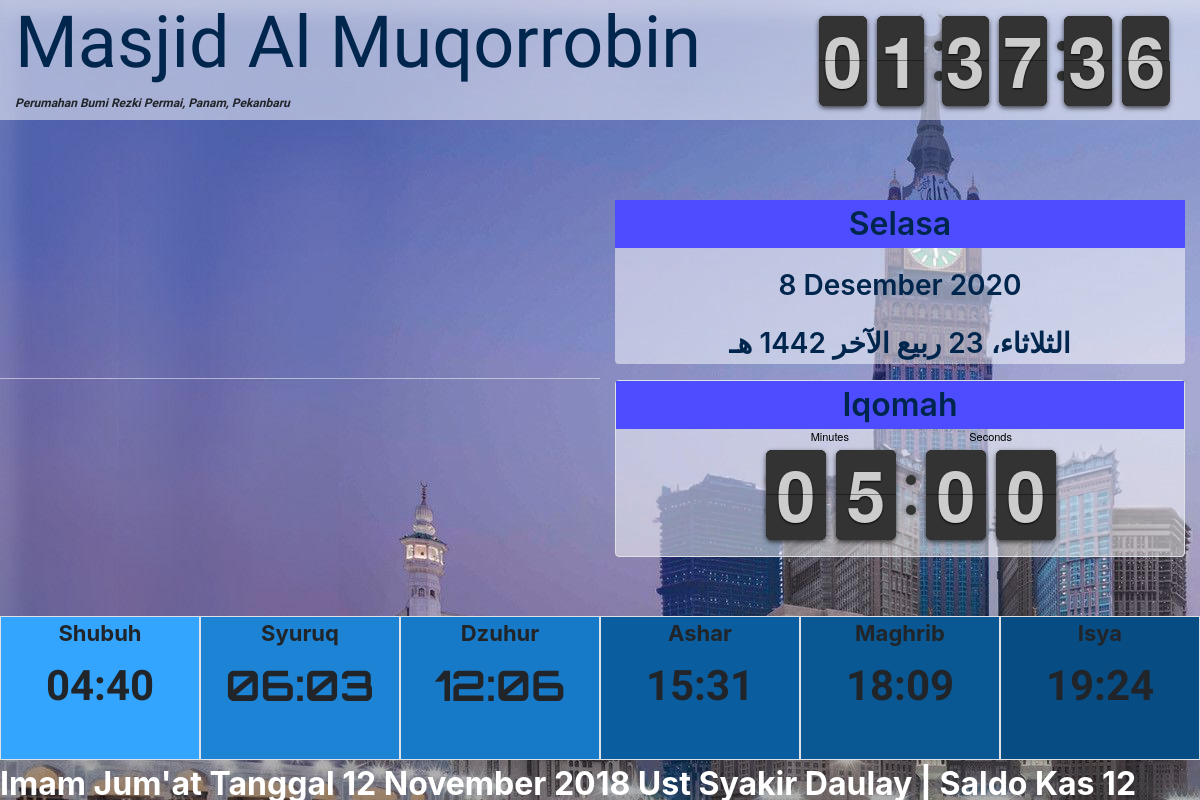
/jadwal.php, run on an earlier commit of the app's database.
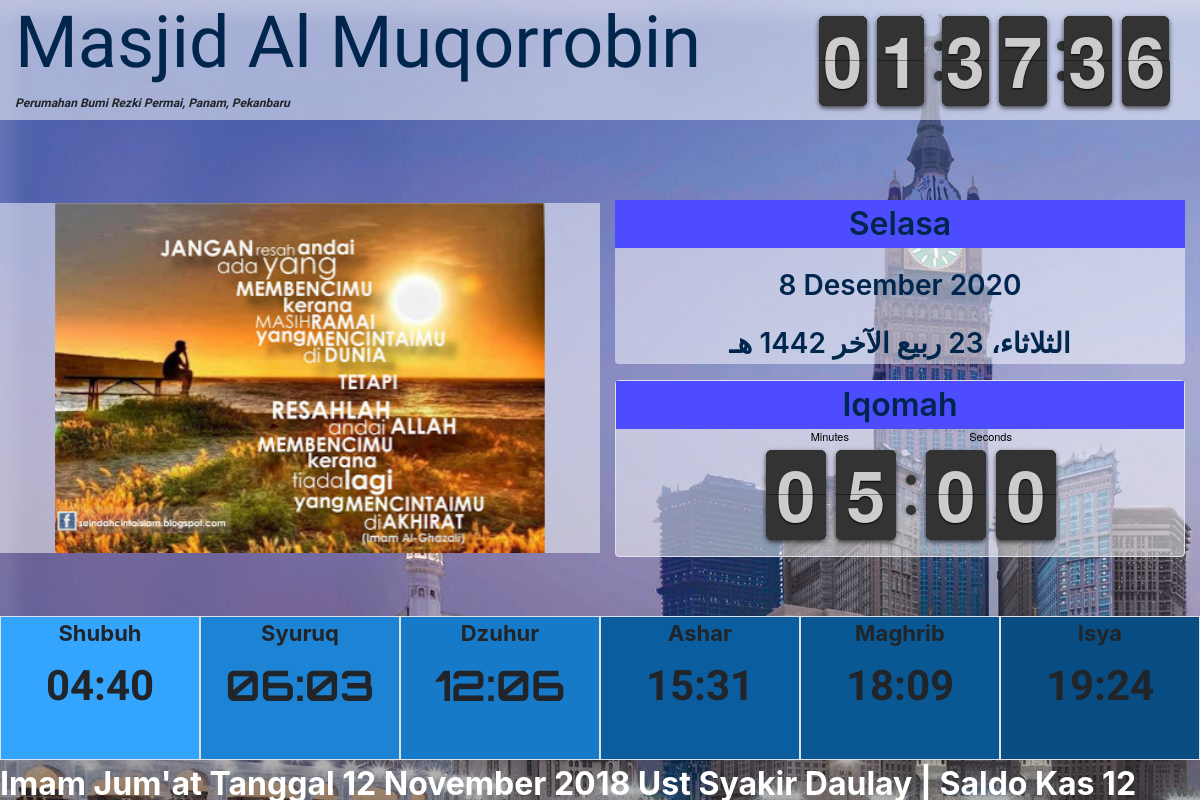
And on a later commit of the database.
### tables this page shows
CREATE TABLE `slider` (
  `id` int(10) NOT NULL,
  `gambar` text NOT NULL
);

### jadwal.php (the view, shortened to what this page needs)
<?php
require "koneksi.php";
$sql="select * from masjid where (id=?)";
$stmt=$conn->prepare($sql);
$stmt->execute([1]);
$result=$stmt->fetch();
$sql2="select * from slider";
$stmt2=$conn->prepare($sql2);
$stmt2->execute();
$result2=$stmt2->fetchAll();
?>
<!DOCTYPE html>
<html lang="en">
<head>
  <link rel="stylesheet" href="dist/css/bootstrap.min.css">
  <link rel="stylesheet" href="dist/css/flipclock.css">
  <link rel="stylesheet" href="dist/css/style.css">
</head>
<body style="background-image: url('img/bg.jpg')">
  <section class="section-header " style="background-color:rgba(255,255,255,0.5);
  ">
  <div class="container-fluid">
    <div class="row">
     <div class="col-md-8 align-middle">
       <h1 style="font-size: 72px;color: #00264d"><?php echo $result['nama'] ?></h1>
       <p style="font-style: italic; font-size:12px;font-weight: 600"><?php echo $result['alamat'] ?></p>
     </div>
     <div class="col-md-4 d-flex justify-content-end">
      <div class="d-flex justify-content-center" style="padding-left: 10px"  id="clock"></div>
    </div>
  </div>
</div>
</section>
<section class="section-body">
 <div class="container-fluid h-100">
  <div class="row h-100 align-items-center" style="padding-top: 20px">
    <div class="col-md-6 d-flex justify-content-center " style="display: block; background-color:rgba(255,255,255,0.5)" >
      <div id="carouselExampleSlidesOnly" class="carousel slide" data-ride="carousel">
        <div class="carousel-inner">
          <?php $no=1 ?>
          <?php foreach ($result2 as $row) : ?>
          <div class="carousel-item <?php if($no==1) {
            echo "active";
          } ?>">
            <img class="img-fluid" style="height: 350px" src="<?php echo $row['gambar'] ?>" alt="First slide">
          </div>
          <?php $no++ ?>
        <?php endforeach;?>
        </div>
      </div>
    </div>
   <div class="col-md-6">
     <div class="text-center rounded" style="background-color:rgba(255,255,255,0.5);padding-left: 0;padding-right: 0">
     <div class="waktu-header" style="background-color: #4d4dff">
       <p class="hari" style="font-size:32px;font-weight: 600; color: #00264d"></p>
     </div>
       <p class="center tanggal " style="font-size:28px;font-weight: 600; color: #00264d" ></p>
       <p class="center hijriah " style="font-size:28px;font-weight: 600; color: #00264d"></p>
     </div>
    <div class="text-center border shadow rounded" style="background-color:rgba(255,255,255,0.5);padding-left: 0;padding-right: 0">
       <div class="waktu-header" style="background-color: #4d4dff">
       <p  style="font-size:32px;font-weight: 600; color: #00264d">Iqomah</p>
     </div>
      <div class="d-flex justify-content-center" id="iqomah"></div>
    </div>
  </div>
</div>
</section>
<section class="section-jadwal">
 <div class="container-fluid h-100">
  <div class="row h-100 ">
    <div class="col-2 border text-center imsak">
      <p style="font-size: 22px;
  margin-bottom: 0.2em;"><b>Shubuh</b></p>
      <p id="shubuh"> </p>
    </div>
    <div class="col-2 text-center border shubuh">
     <p style="font-size: 22px;
  margin-bottom: 0.2em;"><b>Syuruq</b></p>
     <p id="fajar"> </p>
   </div>
   <div class="col-2 border text-center dzuhur">
    <p style="font-size: 22px;
  margin-bottom: 0.2em;"><b>Dzuhur</b></p>
    <p id="dzuhur"> </p>
  </div>
  <div class="col-2 border text-center ashar">
    <p style="font-size: 22px;
  margin-bottom: 0.2em;"><b>Ashar</b></p>
    <p id="ashar"> </p>
  </div>
  <div class="col-2 border text-center maghrib">
    <p style="font-size: 22px;
  margin-bottom: 0.2em;"><b>Maghrib</b></p>
    <p id="maghrib"> </p>
  </div>
  <div class="col-2 border text-center isya">
   <p style="font-size: 22px;
  margin-bottom: 0.2em;"><b>Isya</b></p>
    <p id="isya" > </p>
  </div>
</div>
</div>
</section>
<section class="section-running" style="background-color:rgba(0,0,0,0.3)">
 <div class="container-fluid h-100">
  <div class="row h-100 ">
    <marquee scrolldelay="200">
      <p style="font-size: 32px;">
        <b style="color:white;">
        </b>
      </p>
    </marquee>
  </div>
</div>
</section>
</body>
</html>

What changed in the data, as far as the page shows it:
added slider: gambar (picture)
